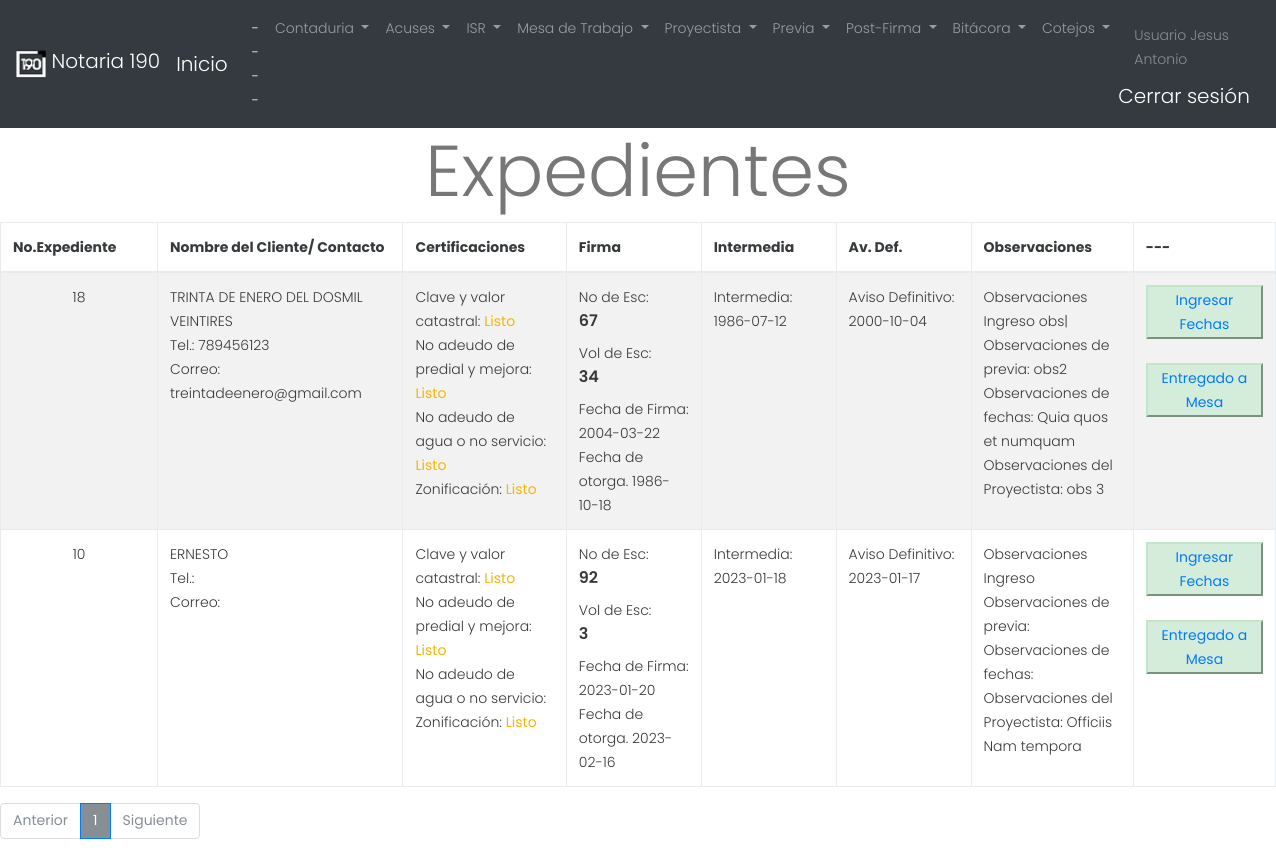
Page /consult_proyectistas.php?pag=1 (signed in) on the committed database.
### tables this page shows
CREATE TABLE `usuarios` (
  `idusuario` int(11) NOT NULL,
  `u_nombre` varchar(100) NOT NULL,
  `u_apellido_pat` varchar(50) NOT NULL,
  `nickname` varchar(50) NOT NULL,
  `u_apellido_mat` varchar(50) NOT NULL,
  `contrasena` varchar(50) NOT NULL,
  `u_departamento` int(11) DEFAULT NULL,
  `u_nivel` int(30) NOT NULL
);

CREATE TABLE `expediente` (
  `id_expediente` int(11) NOT NULL,
  `nombre_del_cliente` varchar(1000) DEFAULT NULL,
  `telefono` varchar(50) DEFAULT NULL,
  `correo` varchar(500) DEFAULT NULL,
  `recepcion_fecha_hora` datetime NOT NULL,
  `id_proyectista` int(11) NOT NULL,
  `id_acto` int(11) NOT NULL,
  `id_institucion` int(11) DEFAULT NULL,
  `observaciones_1` text DEFAULT NULL,
  `id_usuario_n_exp` int(11) NOT NULL,
  `id_clg` int(11) DEFAULT NULL,
  `clg_auto_folio_real` varchar(1000) DEFAULT NULL,
  `id_clg_tradicional` int(11) DEFAULT NULL,
  `clg_tradi_tramite` date DEFAULT NULL,
  `clg_tradi_termino` date DEFAULT NULL,
  `clave_valor` varchar(1000) DEFAULT NULL,
  `no_adeudo_predial` varchar(1000) DEFAULT NULL,
  `no_adeudo_agua` varchar(1000) DEFAULT NULL,
  `zonificacion` varchar(1000) DEFAULT NULL,
  `fech_entrega_prev_mesa` datetime DEFAULT NULL,
  `user_entrega_prev_mesa` int(11) DEFAULT NULL,
  `observaciones_2` text DEFAULT NULL,
  `fecha_insert_clg` datetime DEFAULT NULL,
  `id_usuario_clg_certis` int(11) DEFAULT NULL,
  `cert_entrega_gestor` date DEFAULT NULL,
  `fech_cert_entrega_gestor` datetime DEFAULT NULL,
  `cert_entrega_municipio` date DEFAULT NULL,
  `fech_cert_entrega_municipio` datetime DEFAULT NULL,
  `cert_por_gestor` date DEFAULT NULL,
  `fech_cert_por_gestor` datetime DEFAULT NULL,
  `observaciones_3` text DEFAULT NULL,
  `id_usuario_certis` int(11) DEFAULT NULL,
  `entrega_al_proyectista` datetime DEFAULT NULL,
  `id_usuario_entr_proyectista` int(11) DEFAULT NULL,
  `firma` date DEFAULT NULL,
  `no_esc` int(11) DEFAULT NULL,
  `vol_esc` int(11) DEFAULT NULL,
  `fname_proyect` text DEFAULT NULL,
  `name_proyect` varchar(1000) DEFAULT NULL,
  `otorgamiento` date DEFAULT NULL,
  `fech_otorgamiento` datetime DEFAULT NULL,
  `fech_firma` date DEFAULT NULL,
  `fech_intermedia_fecha` datetime DEFAULT NULL,
  `intermedia_fecha` date DEFAULT NULL,
  `fecha_av_def` datetime DEFAULT NULL,
  `av_def` date DEFAULT NULL,
  `fech_entrega_proyc_mesa` datetime DEFAULT NULL,
  `usuario_entrega_proyc_mesa` int(11) DEFAULT NULL,
  `observaciones_4` text DEFAULT NULL,
  `id_usuario_proyect` int(11) DEFAULT NULL,
  `id_usu_entrega_mesa_postfirma` int(11) DEFAULT NULL,
  `fech_mesa_postfirma` datetime DEFAULT NULL,
  `traslado_dominio` date DEFAULT NULL,
  `dec_not/uif` date DEFAULT NULL,
  `testimonio` date DEFAULT NULL,
  `testi_cierre` date DEFAULT NULL,
  `testi_ingreso_rpp` date DEFAULT NULL,
  `testi_incripcion` date DEFAULT NULL,
  `legajo` date DEFAULT NULL,
  `pago_derechos` date DEFAULT NULL,
  `ifrem_ingreso` date DEFAULT NULL,
  `ifrem_inscripcion` date DEFAULT NULL,
  `anec_fecha` date DEFAULT NULL,
  `expedientecol` varchar(45) DEFAULT NULL,
  `expedientecol1` varchar(45) DEFAULT NULL
);

### consult_proyectistas.php (the view, shortened to what this page needs)
<?php
$con1= conectar();
?>
<!DOCTYPE html PUBLIC "-//W3C//DTD XHTML 1.0 Transitional//EN" "http://www.w3.org/TR/xhtml1/DTD/xhtml1-transitional.dtd">
<html lang="en">
  <head>
    <link rel="stylesheet" href="css/bootstrap.min.css">
    <link rel="stylesheet" href="css/estilos.css">
    </head>
    <body>
<?php
include ("nav.php");
?>
<center><h1 class="display-3">Expedientes</h1></center>
    <table class="table table-striped table-bordered">
  <thead>
    <tr>
      <th class="col-1">No.Expediente</th>
      <th class="col-1">Nombre del Cliente/ Contacto</th>
      <th class="col-1">Certificaciones</th>
      <th class="col-1">Firma</th>
      <th class="col-1">Intermedia</th>
      <th class="col-1">Av. Def.</th>
      <th class="col-1">Observaciones</th>
      <th class="col-1">---</th>
    </tr>
  </thead>
<?PHP
        $multiplicador = ($_GET['pag']-1)*8;
     $queryfam = "SELECT id_expediente, nombre_del_cliente, telefono, correo, recepcion_fecha_hora, p.u_nombre as proyectista, acto, exp_institu.institucion as institucion_exp, u.u_nombre, observaciones_1, clg_tipo, clg_auto_folio_real, folio_real,
clave_valor, no_adeudo_predial, no_adeudo_agua, zonificacion, tradi_acto.actos as tradi_acto1, tradi_institu.institucion as tradi_institu1, observaciones_2, firma, no_esc, fech_firma, fech_intermedia_fecha,
intermedia_fecha, fecha_av_def, av_def, observaciones_4, vol_esc, otorgamiento, clg_tradi_tramite, clg_tradi_termino, cert_por_gestor, observaciones_3,entrega_al_proyectista FROM not190.expediente
inner join proyectistas on proyectistas.id_proyectista = expediente.id_proyectista
inner join usuarios as p on p.idusuario = proyectistas.id_usuario
inner join exp_actos on exp_actos.id_acto = expediente.id_acto
left join exp_institucion as exp_institu on exp_institu.id_institucion = expediente.id_institucion
inner join usuarios as u on u.idusuario = expediente.id_usuario_n_exp
left join clg_tipo on clg_tipo.id_clg_tipo = expediente.id_clg
left join clg_tradicional as tradi on tradi.id_clg = expediente.id_clg_tradicional
left join clg_actos as tradi_acto on tradi.id_acto = tradi_acto.id_clg_acto
left join exp_institucion as tradi_institu on tradi_institu.id_institucion = tradi.id_institucion_clg_tradi
where entrega_al_proyectista is not null and proyectistas.id_usuario = ".$user." and fech_entrega_proyc_mesa is null
order by id_expediente DESC LIMIT ".$multiplicador.",8";
    $resultfam = $con1->query($queryfam);
    $sqlnumrows = "SELECT COUNT(*) as total FROM not190.expediente
inner join proyectistas on proyectistas.id_proyectista = expediente.id_proyectista
inner join usuarios as p on p.idusuario = proyectistas.id_usuario
inner join exp_actos on exp_actos.id_acto = expediente.id_acto
left join exp_institucion as exp_institu on exp_institu.id_institucion = expediente.id_institucion
inner join usuarios as u on u.idusuario = expediente.id_usuario_n_exp
left join clg_tipo on clg_tipo.id_clg_tipo = expediente.id_clg
left join clg_tradicional as tradi on tradi.id_clg = expediente.id_clg_tradicional
left join clg_actos as tradi_acto on tradi.id_acto = tradi_acto.id_clg_acto
left join exp_institucion as tradi_institu on tradi_institu.id_institucion = tradi.id_institucion_clg_tradi
where entrega_al_proyectista is not null and proyectistas.id_usuario = ".$user." and fech_entrega_proyc_mesa is null
order by id_expediente DESC;";
    $resultc = mysqli_query($con,$sqlnumrows);
    $rowtc = $resultc->fetch_assoc();
     $totale = $rowtc['total']/8 ;
     $redondeo = ceil($totale);
        while ($rowfam = $resultfam->fetch_array(MYSQLI_BOTH)){
?>
    <tr>
      <td><center><?php echo $rowfam['id_expediente'] ?></center></td>
      <td><?php echo $rowfam['nombre_del_cliente'] ?><br>
        Tel.: <?php echo $rowfam['telefono'] ?><br>Correo: <?php echo $rowfam['correo'] ?>
      </td>
      <td>
          Clave y valor catastral: <b><?php if ($rowfam['clave_valor']>=1) echo "Listo";?> </b>
      <br>No adeudo de predial y mejora: <b><?php if ($rowfam['no_adeudo_predial']>=1) echo "Listo";?> </b>
      <br>No adeudo de agua o no servicio: <b><?php if ($rowfam['no_adeudo_agua']>=1) echo "Listo";?> </b>
      <br>Zonificación: <b><?php if ($rowfam['zonificacion']>=1) echo "Listo";?> </b>
      </td>
      <td>No de Esc: <h5><?php echo $rowfam['no_esc']."";?></h5>Vol de Esc: <h5><?php echo $rowfam['vol_esc']."";?></h5>
      Fecha de Firma: <?php echo $rowfam['firma'] ?><br>
      Fecha de otorga. <?php echo $rowfam['otorgamiento'] ?><br>
      </td>
      <td><?php
          echo "Intermedia: <br>".$rowfam['intermedia_fecha'];
       ?>
      </td>
      <td><?php
          echo "Aviso Definitivo: <br>".$rowfam['av_def'];
       ?>
      </td>
      <td>Observaciones Ingreso <?php echo $rowfam['observaciones_1'] ?> <br>Observaciones de previa: <?php echo $rowfam['observaciones_2'] ?><br>Observaciones de fechas: <?php echo $rowfam['observaciones_3'] ?><br>Observaciones del Proyectista: <?php echo $rowfam['observaciones_4'] ?></td>
      <td><?php
          echo '<button class="alert-success"><a href="entregas_exp_proyectista.php?id_exp='.$rowfam['id_expediente'].'">Ingresar Fechas</a></button>';
       ?>
               <?php
          echo '<br><br><button class="alert-success"><a href="entregas_proyec_mesa.php?id_exp='.$rowfam['id_expediente'].'&user='.$user.'">Entregado a Mesa</a></button>';
       ?>
       </td>
    </tr>
<?PHP
        }
?>
</table>
        <nav aria-label="...">
          <ul class="pagination ">
            <?PHP
            if($_GET['pag'] == 1){
            ?>
            <li class="page-item disabled">
              <span class="page-link">Anterior</span>
            </li>
            <?PHP
            }else{
            ?>
            <li class="page-item">
              <a class="page-link text-dark" href="consultar_exp.php?pag=<?PHP echo $_GET['pag']-1 ?>">Anterior</a>
            </li>
            <?PHP
            }
            for ($i=1;$i<=$redondeo;$i++){
                if($i == $_GET['pag']){
                    ?>
            <li class="page-item active">
              <span class="page-link bg-secondary text-white"><?PHP echo $i ?><span class="sr-only">(current)</span>
              </span>
            </li>
            <?php
            }else{
            ?>
            <li class="page-item">
                <a class="page-link text-dark" href="consultar_exp.php?pag=<?PHP echo $i ?>"><?PHP echo $i ?></a>
            </li>
            <?PHP
            }}
            if($_GET['pag'] == $redondeo){
            ?>
            <li class="page-item disabled">
              <span class="page-link ">Siguiente</span>
            </li>
            <?PHP
                }else{
            ?>
            <li class="page-item">
              <a class="page-link text-dark" href="consultar_exp.php?pag=<?PHP echo $_GET['pag']+1 ?>">Siguiente</a>
            </li>
            <?PHP
                }
            ?>
          </ul>
        </nav>
</body>

### nav.php (shortened to what this page needs)
<?php
$con= conectar();
if(isset($_SESSION['usuario'])){
  $user = $_SESSION['usuario'];
}else{
    echo 'Inicie una session';
    header('location: login.php');
    die();
}
$querynomuser = "SELECT u_nombre, u_nivel, u_departamento, nickname FROM not190.usuarios where idusuario = ".$user." ;";
$resultq = mysqli_query($con,$querynomuser);
$rowusu = $resultq->fetch_assoc();
$querynuevoexp = "SELECT * FROM not190.usu_expedientes where id_usuario = ".$user." and id_funcion = 1;";
$resultnuevoexp = mysqli_query($con,$querynuevoexp);
$filasnuevoexp=mysqli_num_rows($resultnuevoexp);
$qeryporyect = "SELECT * FROM not190.proyectistas where id_usuario = ".$user.";";
$resultproyect = mysqli_query($con,$qeryporyect);
$filaproyect=mysqli_num_rows($resultproyect);
?>
<!doctype html>
<html lang="en">
    <head>
        <link rel="stylesheet" href="css/bootstrap.css">
        <link rel="stylesheet" href="vendors/linericon/style.css">
        <link rel="stylesheet" href="css/font-awesome.min.css">
        <link rel="stylesheet" href="vendors/owl-carousel/owl.carousel.min.css">
        <link rel="stylesheet" href="vendors/lightbox/simpleLightbox.css">
        <link rel="stylesheet" href="vendors/nice-select/css/nice-select.css">
        <link rel="stylesheet" href="css/style.css">
        <link rel="stylesheet" href="css/responsive.css">
    </head>
    <body>
<nav class="navbar navbar-expand-lg navbar-dark bg-dark">
  <a class="navbar-brand" href="index.php">
    <img src="img/icono.png" width="30" height="30" class="d-inline-block align-top" alt="">
    Notaria 190
  </a>
  <a class="navbar-brand" href="index.php">Inicio</a>
  <div class="collapse navbar-collapse" id="navbarSupportedContent">
    <ul class="navbar-nav mr-auto">
      <li class="nav-item active">
        <a class="nav-link" href="index.php">---- <span class="sr-only">(current)</span></a>
      </li>
      <?php
      if($rowusu['u_departamento'] == 1 or $rowusu['u_departamento'] == 3){ ?>
      <li class="nav-item dropdown">
        <a class="nav-link dropdown-toggle" href="#" id="navbarDropdown" role="button" data-toggle="dropdown" aria-haspopup="true" aria-expanded="false">
          Contaduria
        </a>
      </li>
      <?php
      } ?>
      <?php
      if($rowusu['u_nivel'] >= 3 or $rowusu['u_departamento'] == 5){ ?>
      <li class="nav-item dropdown">
        <a class="nav-link dropdown-toggle" href="#" id="navbarDropdown" role="button" data-toggle="dropdown" aria-haspopup="true" aria-expanded="false">
          Acuses
        </a>
      </li>
      <?php
      } ?>
      <li class="nav-item dropdown">
        <a class="nav-link dropdown-toggle" href="#" id="navbarDropdown" role="button" data-toggle="dropdown" aria-haspopup="true" aria-expanded="false">
          ISR
        </a>
      </li>
      <?php
      if($filasnuevoexp >= 1){ ?>
      <li class="nav-item dropdown">
        <a class="nav-link dropdown-toggle" href="#" id="navbarDropdown" role="button" data-toggle="dropdown" aria-haspopup="true" aria-expanded="false">
          Mesa de Trabajo
        </a>
      </li>
      <?php
      } ?>
      <?php
      if($filaproyect >= 1){ ?>
      <li class="nav-item dropdown">
        <a class="nav-link dropdown-toggle" href="#" id="navbarDropdown" role="button" data-toggle="dropdown" aria-haspopup="true" aria-expanded="false">
          Proyectista
        </a>
      </li>
      <?php
      } ?>
      <li class="nav-item dropdown">
        <a class="nav-link dropdown-toggle" href="#" id="navbarDropdown" role="button" data-toggle="dropdown" aria-haspopup="true" aria-expanded="false">
          Previa
        </a>
      </li>
      <li class="nav-item dropdown">
        <a class="nav-link dropdown-toggle" href="#" id="navbarDropdown" role="button" data-toggle="dropdown" aria-haspopup="true" aria-expanded="false">
          Post-Firma
        </a>
      </li>
      <li class="nav-item dropdown">
        <a class="nav-link dropdown-toggle" href="#" id="navbarDropdown" role="button" data-toggle="dropdown" aria-haspopup="true" aria-expanded="false">
          Bitácora
        </a>
      </li>
      <?php
      if($rowusu['u_departamento'] > 1 or $rowusu['u_departamento'] == 1){ ?>
      <li class="nav-item dropdown">
        <a class="nav-link dropdown-toggle" href="#" id="navbarDropdown" role="button" data-toggle="dropdown" aria-haspopup="true" aria-expanded="false">
          Cotejos
        </a>
          <?php
          }
          ?>
      </li>
    </ul>
    <form class="form-inline my-2 my-lg-0">
      <a class="nav-item nav-link disabled" href="#">Usuario <?php echo $rowusu['u_nombre']; ?></a>
      <a class="navbar-brand" href="cerrar_session.php">Cerrar sesión</a>
    </form>
  </div>
</nav>        </header>

### css/style.css (style rules this page uses)
a { text-decoration: none; -webkit-transition: all 0.3s ease-in-out; -o-transition: all 0.3s ease-in-out; transition: all 0.3s ease-in-out; }
body { line-height: 24px; font-size: 14px; font-family: "Poppins", sans-serif; font-weight: 300; color: #777777; }
h1, h2, h3, h4, h5, h6 { font-family: "Poppins", sans-serif; font-weight: 600; }
.page-link { background: transparent; font-weight: 400; }
b, sup, sub, u, del { color: #f8b600; }
h1 { font-size: 36px; }
h5 { font-size: 16px; }
h1, h2, h3, h4, h5, h6 { line-height: 1.5em; }

### rows in the picture
usuarios: u_nombre "Jesus Antonio"
expediente: id_expediente "18", nombre_del_cliente "TRINTA DE ENERO DEL DOSMIL VEINTIRES", telefono "789456123", correo "treintadeenero@gmail.com", clave_valor "Listo", no_adeudo_predial "Listo", no_adeudo_agua "Listo", zonificacion "Listo", no_esc "67", vol_esc "34", firma "2004-03-22", otorgamiento "1986-10-18", intermedia_fecha "1986-07-12", av_def "2000-10-04", observaciones_1 "obs|", observaciones_2 "obs2", observaciones_3 "Quia quos et numquam", observaciones_4 "obs 3"
expediente: id_expediente "10", nombre_del_cliente "ERNESTO", clave_valor "Listo", no_adeudo_predial "Listo", zonificacion "Listo", no_esc "92", vol_esc "3", firma "2023-01-20", otorgamiento "2023-02-16", intermedia_fecha "2023-01-18", av_def "2023-01-17", observaciones_4 "Officiis Nam tempora"
